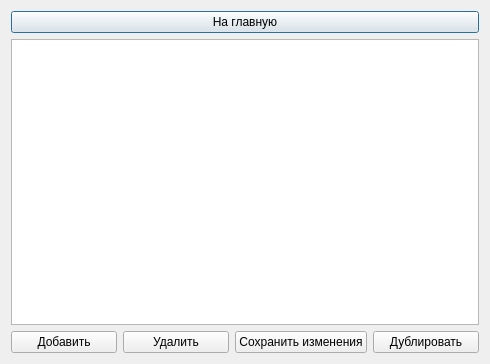
<?xml version="1.0" encoding="UTF-8"?>
<ui version="4.0">
 <class>Dialog</class>
 <widget class="QDialog" name="Dialog">
  <property name="geometry">
   <rect>
    <x>0</x>
    <y>0</y>
    <width>490</width>
    <height>364</height>
   </rect>
  </property>
  <property name="windowTitle">
   <string>Dialog</string>
  </property>
  <layout class="QVBoxLayout" name="verticalLayout">
   <item>
    <widget class="QPushButton" name="to_main_window_button">
     <property name="text">
      <string>На главную</string>
     </property>
    </widget>
   </item>
   <item>
    <widget class="QTableWidget" name="table"/>
   </item>
   <item>
    <layout class="QHBoxLayout" name="horizontalLayout">
     <item>
      <widget class="QPushButton" name="add_button">
       <property name="text">
        <string>Добавить</string>
       </property>
      </widget>
     </item>
     <item>
      <widget class="QPushButton" name="delete_button">
       <property name="text">
        <string>Удалить</string>
       </property>
      </widget>
     </item>
     <item>
      <widget class="QPushButton" name="save_button">
       <property name="text">
        <string>Сохранить изменения</string>
       </property>
      </widget>
     </item>
     <item>
      <widget class="QPushButton" name="duplicate_button">
       <property name="text">
        <string>Дублировать</string>
       </property>
      </widget>
     </item>
    </layout>
   </item>
  </layout>
 </widget>
 <resources/>
 <connections/>
</ui>
